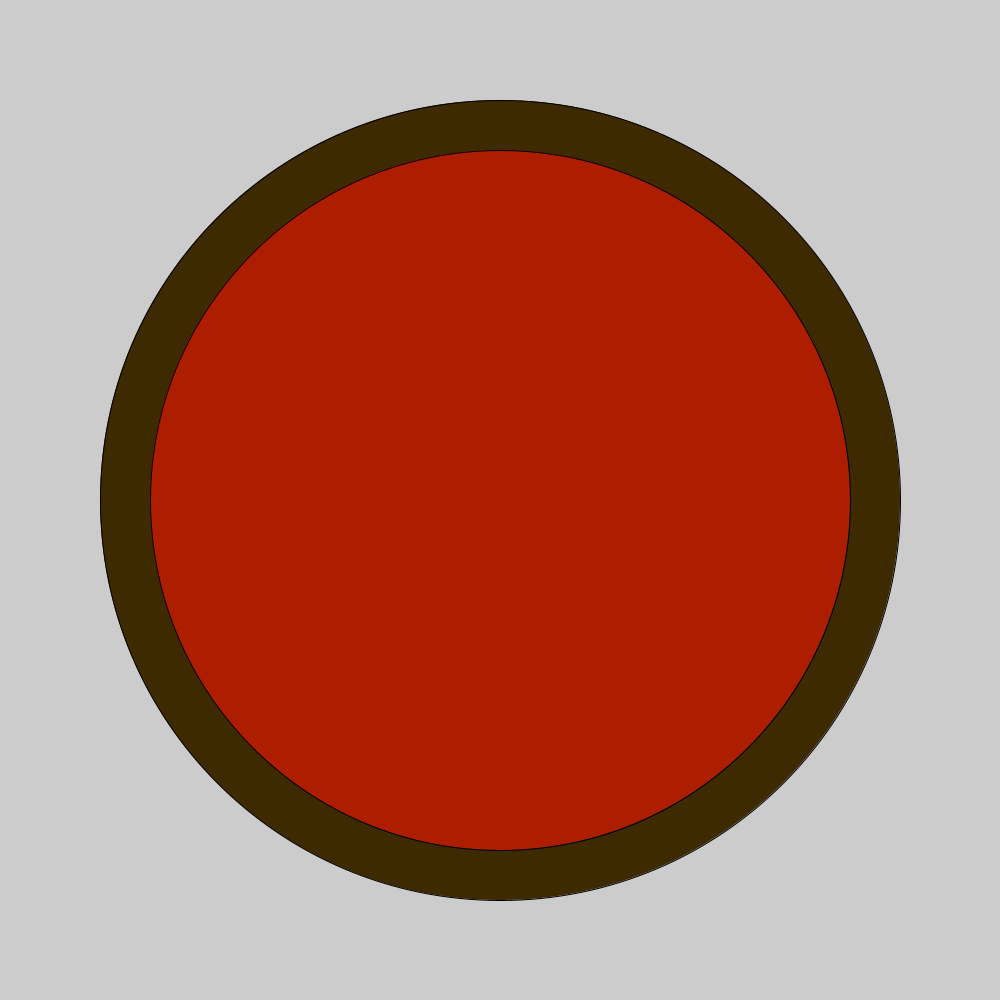
Frame 1 (no input)
Frame 60 (the mouse pressed at the canvas centre just before this capture): identical to frame 1, image omitted
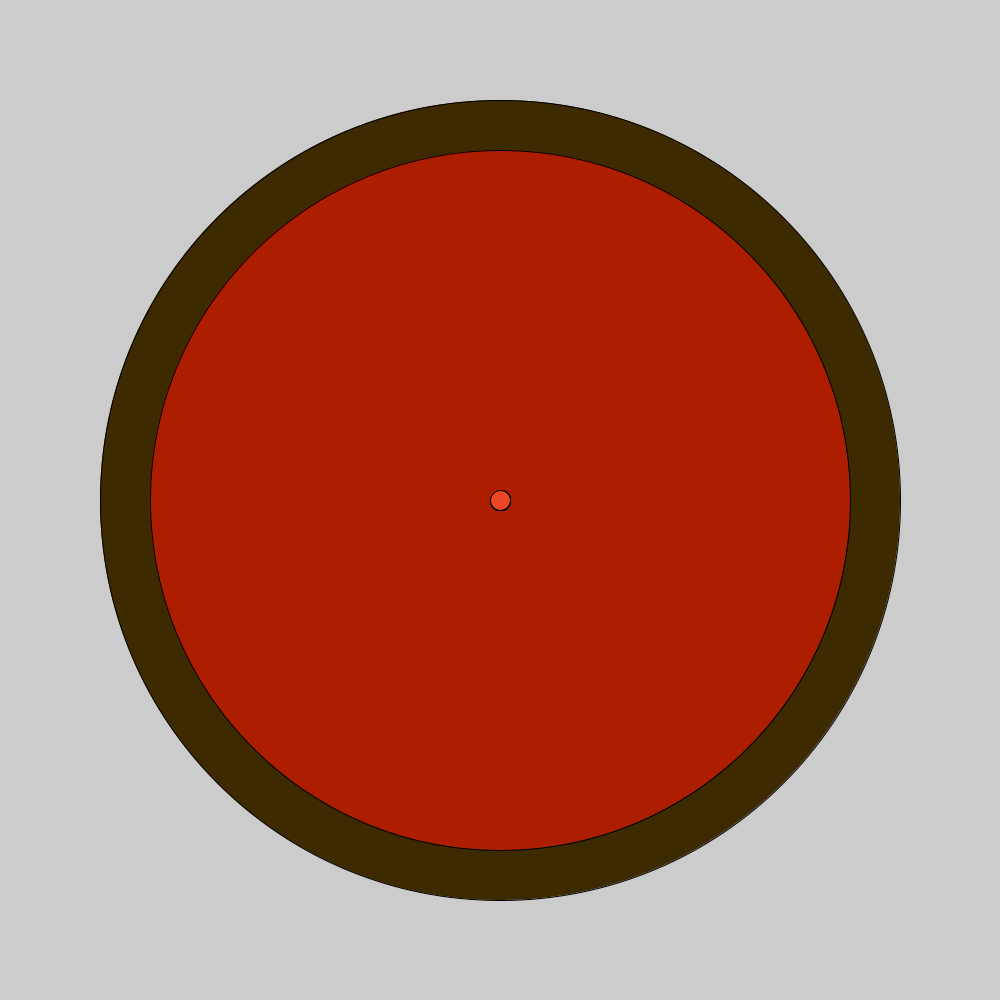
Frame 120 (the mouse held since frame 60 and released just before this capture)

The Processing sketch that drew these frames (run headless with seeded random() and noise(); from frame 60 on, the mouse is pressed at the canvas centre):

// Processing sketch: pizza
// ── pizza.pde

void setup() {
    size(1000, 1000);
    fill(#3E2A00);
    ellipse(500, 500, 800, 800);
    fill(#AD1D00);
    ellipse(500, 500, 700, 700);
    fill(#EA4524);
}
void draw() {
    
    if (mousePressed) {
      ellipse(mouseX, mouseY, 20, 20);
      
      
    }
}
